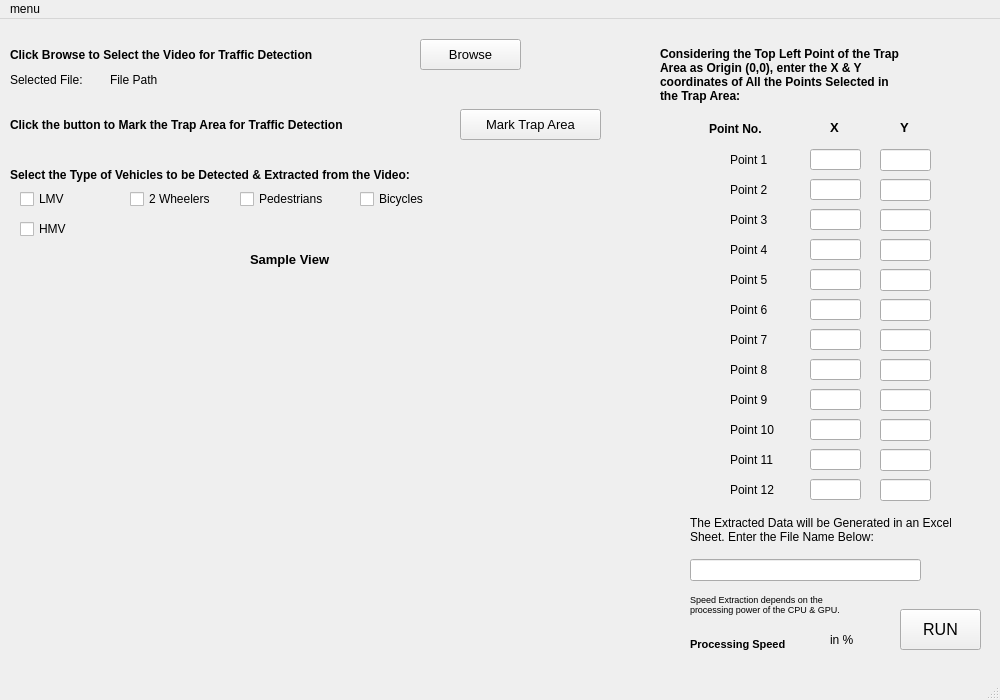
<?xml version="1.0" encoding="UTF-8"?>
<ui version="4.0">
 <class>MainWindow</class>
 <widget class="QMainWindow" name="MainWindow">
  <property name="enabled">
   <bool>true</bool>
  </property>
  <property name="geometry">
   <rect>
    <x>0</x>
    <y>0</y>
    <width>1000</width>
    <height>700</height>
   </rect>
  </property>
  <property name="sizePolicy">
   <sizepolicy hsizetype="Preferred" vsizetype="Preferred">
    <horstretch>0</horstretch>
    <verstretch>0</verstretch>
   </sizepolicy>
  </property>
  <property name="minimumSize">
   <size>
    <width>1000</width>
    <height>700</height>
   </size>
  </property>
  <property name="maximumSize">
   <size>
    <width>1000</width>
    <height>700</height>
   </size>
  </property>
  <property name="sizeIncrement">
   <size>
    <width>4</width>
    <height>4</height>
   </size>
  </property>
  <property name="baseSize">
   <size>
    <width>4</width>
    <height>4</height>
   </size>
  </property>
  <property name="cursor">
   <cursorShape>ArrowCursor</cursorShape>
  </property>
  <property name="windowTitle">
   <string>MainWindow</string>
  </property>
  <widget class="QWidget" name="centralwidget">
   <widget class="QLabel" name="pathlabel">
    <property name="geometry">
     <rect>
      <x>10</x>
      <y>20</y>
      <width>401</width>
      <height>31</height>
     </rect>
    </property>
    <property name="font">
     <font>
      <pointsize>9</pointsize>
      <weight>75</weight>
      <bold>true</bold>
     </font>
    </property>
    <property name="text">
     <string>Click Browse to Select the Video for Traffic Detection</string>
    </property>
   </widget>
   <widget class="QLabel" name="label">
    <property name="geometry">
     <rect>
      <x>10</x>
      <y>260</y>
      <width>651</width>
      <height>391</height>
     </rect>
    </property>
    <property name="cursor">
     <cursorShape>CrossCursor</cursorShape>
    </property>
    <property name="mouseTracking">
     <bool>false</bool>
    </property>
    <property name="text">
     <string/>
    </property>
    <property name="pixmap">
     <pixmap>../testing_video/scale_2.jpeg</pixmap>
    </property>
    <property name="scaledContents">
     <bool>true</bool>
    </property>
   </widget>
   <widget class="QLabel" name="label_2">
    <property name="geometry">
     <rect>
      <x>250</x>
      <y>230</y>
      <width>121</width>
      <height>20</height>
     </rect>
    </property>
    <property name="font">
     <font>
      <pointsize>10</pointsize>
      <weight>75</weight>
      <bold>true</bold>
     </font>
    </property>
    <property name="text">
     <string>Sample View </string>
    </property>
   </widget>
   <widget class="QPushButton" name="detectionButton">
    <property name="geometry">
     <rect>
      <x>460</x>
      <y>90</y>
      <width>141</width>
      <height>31</height>
     </rect>
    </property>
    <property name="font">
     <font>
      <pointsize>10</pointsize>
     </font>
    </property>
    <property name="text">
     <string>Mark Trap Area</string>
    </property>
   </widget>
   <widget class="QLabel" name="p_1">
    <property name="geometry">
     <rect>
      <x>730</x>
      <y>130</y>
      <width>51</width>
      <height>21</height>
     </rect>
    </property>
    <property name="font">
     <font>
      <pointsize>9</pointsize>
     </font>
    </property>
    <property name="text">
     <string>Point 1</string>
    </property>
   </widget>
   <widget class="QLineEdit" name="X1">
    <property name="geometry">
     <rect>
      <x>810</x>
      <y>130</y>
      <width>51</width>
      <height>21</height>
     </rect>
    </property>
   </widget>
   <widget class="QLineEdit" name="Y1">
    <property name="geometry">
     <rect>
      <x>880</x>
      <y>130</y>
      <width>51</width>
      <height>22</height>
     </rect>
    </property>
   </widget>
   <widget class="QPushButton" name="DoneButton">
    <property name="geometry">
     <rect>
      <x>900</x>
      <y>590</y>
      <width>81</width>
      <height>41</height>
     </rect>
    </property>
    <property name="font">
     <font>
      <pointsize>12</pointsize>
     </font>
    </property>
    <property name="text">
     <string>RUN</string>
    </property>
   </widget>
   <widget class="QLabel" name="label_8">
    <property name="geometry">
     <rect>
      <x>709</x>
      <y>100</y>
      <width>71</width>
      <height>20</height>
     </rect>
    </property>
    <property name="font">
     <font>
      <pointsize>9</pointsize>
      <weight>75</weight>
      <bold>true</bold>
     </font>
    </property>
    <property name="text">
     <string>Point No.</string>
    </property>
   </widget>
   <widget class="QLabel" name="x_val">
    <property name="geometry">
     <rect>
      <x>830</x>
      <y>100</y>
      <width>21</width>
      <height>16</height>
     </rect>
    </property>
    <property name="font">
     <font>
      <pointsize>10</pointsize>
      <weight>75</weight>
      <bold>true</bold>
     </font>
    </property>
    <property name="text">
     <string>X</string>
    </property>
   </widget>
   <widget class="QLabel" name="label_9">
    <property name="geometry">
     <rect>
      <x>900</x>
      <y>100</y>
      <width>16</width>
      <height>16</height>
     </rect>
    </property>
    <property name="font">
     <font>
      <pointsize>10</pointsize>
      <weight>75</weight>
      <bold>true</bold>
     </font>
    </property>
    <property name="text">
     <string>Y</string>
    </property>
   </widget>
   <widget class="QLabel" name="label_10">
    <property name="geometry">
     <rect>
      <x>690</x>
      <y>490</y>
      <width>261</width>
      <height>41</height>
     </rect>
    </property>
    <property name="font">
     <font>
      <pointsize>9</pointsize>
     </font>
    </property>
    <property name="text">
     <string>The Extracted Data will be Generated in an Excel 
Sheet. Enter the File Name Below:</string>
    </property>
   </widget>
   <widget class="QLineEdit" name="saveEdit">
    <property name="geometry">
     <rect>
      <x>690</x>
      <y>540</y>
      <width>231</width>
      <height>22</height>
     </rect>
    </property>
   </widget>
   <widget class="QLabel" name="label_13">
    <property name="geometry">
     <rect>
      <x>690</x>
      <y>570</y>
      <width>201</width>
      <height>31</height>
     </rect>
    </property>
    <property name="font">
     <font>
      <pointsize>7</pointsize>
     </font>
    </property>
    <property name="text">
     <string>Speed Extraction depends on the 
processing power of the CPU &amp; GPU. </string>
    </property>
   </widget>
   <widget class="QCheckBox" name="checkBox_Lmv">
    <property name="geometry">
     <rect>
      <x>20</x>
      <y>170</y>
      <width>71</width>
      <height>20</height>
     </rect>
    </property>
    <property name="font">
     <font>
      <pointsize>9</pointsize>
     </font>
    </property>
    <property name="text">
     <string>LMV</string>
    </property>
   </widget>
   <widget class="QPushButton" name="Browse_but">
    <property name="geometry">
     <rect>
      <x>420</x>
      <y>20</y>
      <width>101</width>
      <height>31</height>
     </rect>
    </property>
    <property name="font">
     <font>
      <pointsize>10</pointsize>
     </font>
    </property>
    <property name="text">
     <string>Browse</string>
    </property>
   </widget>
   <widget class="QCheckBox" name="checkBox_HMV">
    <property name="geometry">
     <rect>
      <x>20</x>
      <y>200</y>
      <width>61</width>
      <height>20</height>
     </rect>
    </property>
    <property name="font">
     <font>
      <pointsize>9</pointsize>
     </font>
    </property>
    <property name="text">
     <string>HMV</string>
    </property>
   </widget>
   <widget class="QLabel" name="label_15">
    <property name="geometry">
     <rect>
      <x>10</x>
      <y>50</y>
      <width>91</width>
      <height>21</height>
     </rect>
    </property>
    <property name="font">
     <font>
      <pointsize>9</pointsize>
      <weight>50</weight>
      <bold>false</bold>
     </font>
    </property>
    <property name="text">
     <string>Selected File:</string>
    </property>
   </widget>
   <widget class="QLabel" name="Display_path">
    <property name="geometry">
     <rect>
      <x>110</x>
      <y>50</y>
      <width>301</width>
      <height>21</height>
     </rect>
    </property>
    <property name="font">
     <font>
      <pointsize>9</pointsize>
     </font>
    </property>
    <property name="text">
     <string>File Path</string>
    </property>
   </widget>
   <widget class="QLabel" name="label_17">
    <property name="geometry">
     <rect>
      <x>10</x>
      <y>90</y>
      <width>441</width>
      <height>31</height>
     </rect>
    </property>
    <property name="font">
     <font>
      <pointsize>9</pointsize>
      <weight>75</weight>
      <bold>true</bold>
     </font>
    </property>
    <property name="text">
     <string>Click the button to Mark the Trap Area for Traffic Detection</string>
    </property>
   </widget>
   <widget class="QLabel" name="label_18">
    <property name="geometry">
     <rect>
      <x>10</x>
      <y>140</y>
      <width>541</width>
      <height>31</height>
     </rect>
    </property>
    <property name="font">
     <font>
      <pointsize>9</pointsize>
      <weight>75</weight>
      <bold>true</bold>
     </font>
    </property>
    <property name="text">
     <string>Select the Type of Vehicles to be Detected &amp; Extracted from the Video:</string>
    </property>
   </widget>
   <widget class="QCheckBox" name="checkBox_Pedestrians">
    <property name="geometry">
     <rect>
      <x>240</x>
      <y>170</y>
      <width>101</width>
      <height>20</height>
     </rect>
    </property>
    <property name="font">
     <font>
      <pointsize>9</pointsize>
     </font>
    </property>
    <property name="text">
     <string>Pedestrians</string>
    </property>
   </widget>
   <widget class="QLabel" name="label_19">
    <property name="geometry">
     <rect>
      <x>660</x>
      <y>10</y>
      <width>331</width>
      <height>91</height>
     </rect>
    </property>
    <property name="font">
     <font>
      <pointsize>9</pointsize>
      <weight>75</weight>
      <bold>true</bold>
     </font>
    </property>
    <property name="text">
     <string>Considering the Top Left Point of the Trap
Area as Origin (0,0), enter the X &amp; Y
coordinates of All the Points Selected in
the Trap Area:</string>
    </property>
   </widget>
   <widget class="QCheckBox" name="checkBox_2W">
    <property name="geometry">
     <rect>
      <x>130</x>
      <y>170</y>
      <width>101</width>
      <height>20</height>
     </rect>
    </property>
    <property name="font">
     <font>
      <pointsize>9</pointsize>
     </font>
    </property>
    <property name="text">
     <string>2 Wheelers</string>
    </property>
   </widget>
   <widget class="QCheckBox" name="checkBox_Bicycle">
    <property name="geometry">
     <rect>
      <x>360</x>
      <y>170</y>
      <width>81</width>
      <height>20</height>
     </rect>
    </property>
    <property name="font">
     <font>
      <pointsize>9</pointsize>
     </font>
    </property>
    <property name="text">
     <string>Bicycles</string>
    </property>
   </widget>
   <widget class="QLineEdit" name="Y2">
    <property name="geometry">
     <rect>
      <x>880</x>
      <y>160</y>
      <width>51</width>
      <height>22</height>
     </rect>
    </property>
   </widget>
   <widget class="QLineEdit" name="X2">
    <property name="geometry">
     <rect>
      <x>810</x>
      <y>160</y>
      <width>51</width>
      <height>21</height>
     </rect>
    </property>
   </widget>
   <widget class="QLabel" name="p_2">
    <property name="geometry">
     <rect>
      <x>730</x>
      <y>160</y>
      <width>51</width>
      <height>21</height>
     </rect>
    </property>
    <property name="font">
     <font>
      <pointsize>9</pointsize>
     </font>
    </property>
    <property name="text">
     <string>Point 2</string>
    </property>
   </widget>
   <widget class="QLineEdit" name="Y3">
    <property name="geometry">
     <rect>
      <x>880</x>
      <y>190</y>
      <width>51</width>
      <height>22</height>
     </rect>
    </property>
   </widget>
   <widget class="QLineEdit" name="X3">
    <property name="geometry">
     <rect>
      <x>810</x>
      <y>190</y>
      <width>51</width>
      <height>21</height>
     </rect>
    </property>
   </widget>
   <widget class="QLabel" name="p_3">
    <property name="geometry">
     <rect>
      <x>730</x>
      <y>190</y>
      <width>51</width>
      <height>21</height>
     </rect>
    </property>
    <property name="font">
     <font>
      <pointsize>9</pointsize>
     </font>
    </property>
    <property name="text">
     <string>Point 3</string>
    </property>
   </widget>
   <widget class="QLineEdit" name="Y4">
    <property name="geometry">
     <rect>
      <x>880</x>
      <y>220</y>
      <width>51</width>
      <height>22</height>
     </rect>
    </property>
   </widget>
   <widget class="QLineEdit" name="X4">
    <property name="geometry">
     <rect>
      <x>810</x>
      <y>220</y>
      <width>51</width>
      <height>21</height>
     </rect>
    </property>
   </widget>
   <widget class="QLabel" name="p_4">
    <property name="geometry">
     <rect>
      <x>730</x>
      <y>220</y>
      <width>51</width>
      <height>21</height>
     </rect>
    </property>
    <property name="font">
     <font>
      <pointsize>9</pointsize>
     </font>
    </property>
    <property name="text">
     <string>Point 4</string>
    </property>
   </widget>
   <widget class="QLineEdit" name="Y5">
    <property name="geometry">
     <rect>
      <x>880</x>
      <y>250</y>
      <width>51</width>
      <height>22</height>
     </rect>
    </property>
   </widget>
   <widget class="QLabel" name="p_5">
    <property name="geometry">
     <rect>
      <x>730</x>
      <y>310</y>
      <width>51</width>
      <height>21</height>
     </rect>
    </property>
    <property name="font">
     <font>
      <pointsize>9</pointsize>
     </font>
    </property>
    <property name="text">
     <string>Point 7</string>
    </property>
   </widget>
   <widget class="QLineEdit" name="X5">
    <property name="geometry">
     <rect>
      <x>810</x>
      <y>250</y>
      <width>51</width>
      <height>21</height>
     </rect>
    </property>
   </widget>
   <widget class="QLineEdit" name="X6">
    <property name="geometry">
     <rect>
      <x>810</x>
      <y>280</y>
      <width>51</width>
      <height>21</height>
     </rect>
    </property>
   </widget>
   <widget class="QLineEdit" name="Y6">
    <property name="geometry">
     <rect>
      <x>880</x>
      <y>280</y>
      <width>51</width>
      <height>22</height>
     </rect>
    </property>
   </widget>
   <widget class="QLineEdit" name="X7">
    <property name="geometry">
     <rect>
      <x>810</x>
      <y>310</y>
      <width>51</width>
      <height>21</height>
     </rect>
    </property>
   </widget>
   <widget class="QLabel" name="p_6">
    <property name="geometry">
     <rect>
      <x>730</x>
      <y>340</y>
      <width>51</width>
      <height>21</height>
     </rect>
    </property>
    <property name="font">
     <font>
      <pointsize>9</pointsize>
     </font>
    </property>
    <property name="text">
     <string>Point 8</string>
    </property>
   </widget>
   <widget class="QLineEdit" name="Y7">
    <property name="geometry">
     <rect>
      <x>880</x>
      <y>310</y>
      <width>51</width>
      <height>22</height>
     </rect>
    </property>
   </widget>
   <widget class="QLineEdit" name="X8">
    <property name="geometry">
     <rect>
      <x>810</x>
      <y>340</y>
      <width>51</width>
      <height>21</height>
     </rect>
    </property>
   </widget>
   <widget class="QLabel" name="p_7">
    <property name="geometry">
     <rect>
      <x>730</x>
      <y>250</y>
      <width>51</width>
      <height>21</height>
     </rect>
    </property>
    <property name="font">
     <font>
      <pointsize>9</pointsize>
     </font>
    </property>
    <property name="text">
     <string>Point 5</string>
    </property>
   </widget>
   <widget class="QLabel" name="p_8">
    <property name="geometry">
     <rect>
      <x>730</x>
      <y>280</y>
      <width>51</width>
      <height>21</height>
     </rect>
    </property>
    <property name="font">
     <font>
      <pointsize>9</pointsize>
     </font>
    </property>
    <property name="text">
     <string>Point 6</string>
    </property>
   </widget>
   <widget class="QLineEdit" name="Y8">
    <property name="geometry">
     <rect>
      <x>880</x>
      <y>340</y>
      <width>51</width>
      <height>22</height>
     </rect>
    </property>
   </widget>
   <widget class="QLineEdit" name="Y9">
    <property name="geometry">
     <rect>
      <x>880</x>
      <y>370</y>
      <width>51</width>
      <height>22</height>
     </rect>
    </property>
   </widget>
   <widget class="QLabel" name="p_9">
    <property name="geometry">
     <rect>
      <x>730</x>
      <y>430</y>
      <width>51</width>
      <height>21</height>
     </rect>
    </property>
    <property name="font">
     <font>
      <pointsize>9</pointsize>
     </font>
    </property>
    <property name="text">
     <string>Point 11</string>
    </property>
   </widget>
   <widget class="QLineEdit" name="X9">
    <property name="geometry">
     <rect>
      <x>810</x>
      <y>370</y>
      <width>51</width>
      <height>21</height>
     </rect>
    </property>
   </widget>
   <widget class="QLineEdit" name="X10">
    <property name="geometry">
     <rect>
      <x>810</x>
      <y>400</y>
      <width>51</width>
      <height>21</height>
     </rect>
    </property>
   </widget>
   <widget class="QLineEdit" name="Y10">
    <property name="geometry">
     <rect>
      <x>880</x>
      <y>400</y>
      <width>51</width>
      <height>22</height>
     </rect>
    </property>
   </widget>
   <widget class="QLineEdit" name="X11">
    <property name="geometry">
     <rect>
      <x>810</x>
      <y>430</y>
      <width>51</width>
      <height>21</height>
     </rect>
    </property>
   </widget>
   <widget class="QLabel" name="p_10">
    <property name="geometry">
     <rect>
      <x>730</x>
      <y>460</y>
      <width>51</width>
      <height>21</height>
     </rect>
    </property>
    <property name="font">
     <font>
      <pointsize>9</pointsize>
     </font>
    </property>
    <property name="text">
     <string>Point 12</string>
    </property>
   </widget>
   <widget class="QLineEdit" name="Y11">
    <property name="geometry">
     <rect>
      <x>880</x>
      <y>430</y>
      <width>51</width>
      <height>22</height>
     </rect>
    </property>
   </widget>
   <widget class="QLineEdit" name="X12">
    <property name="geometry">
     <rect>
      <x>810</x>
      <y>460</y>
      <width>51</width>
      <height>21</height>
     </rect>
    </property>
   </widget>
   <widget class="QLabel" name="p_11">
    <property name="geometry">
     <rect>
      <x>730</x>
      <y>370</y>
      <width>51</width>
      <height>21</height>
     </rect>
    </property>
    <property name="font">
     <font>
      <pointsize>9</pointsize>
     </font>
    </property>
    <property name="text">
     <string>Point 9</string>
    </property>
   </widget>
   <widget class="QLabel" name="p_12">
    <property name="geometry">
     <rect>
      <x>730</x>
      <y>400</y>
      <width>51</width>
      <height>21</height>
     </rect>
    </property>
    <property name="font">
     <font>
      <pointsize>9</pointsize>
     </font>
    </property>
    <property name="text">
     <string>Point 10</string>
    </property>
   </widget>
   <widget class="QLineEdit" name="Y12">
    <property name="geometry">
     <rect>
      <x>880</x>
      <y>460</y>
      <width>51</width>
      <height>22</height>
     </rect>
    </property>
   </widget>
   <widget class="QLabel" name="label_3">
    <property name="geometry">
     <rect>
      <x>690</x>
      <y>610</y>
      <width>121</width>
      <height>31</height>
     </rect>
    </property>
    <property name="font">
     <font>
      <pointsize>8</pointsize>
      <weight>75</weight>
      <bold>true</bold>
     </font>
    </property>
    <property name="text">
     <string>Processing Speed</string>
    </property>
   </widget>
   <widget class="QLabel" name="Fps_display">
    <property name="geometry">
     <rect>
      <x>830</x>
      <y>610</y>
      <width>51</width>
      <height>21</height>
     </rect>
    </property>
    <property name="font">
     <font>
      <pointsize>9</pointsize>
     </font>
    </property>
    <property name="text">
     <string>in %</string>
    </property>
   </widget>
  </widget>
  <widget class="QMenuBar" name="menubar">
   <property name="geometry">
    <rect>
     <x>0</x>
     <y>0</y>
     <width>1000</width>
     <height>26</height>
    </rect>
   </property>
   <widget class="QMenu" name="menumenu">
    <property name="title">
     <string>menu</string>
    </property>
   </widget>
   <addaction name="menumenu"/>
  </widget>
  <widget class="QStatusBar" name="statusbar"/>
 </widget>
 <resources/>
 <connections/>
</ui>
